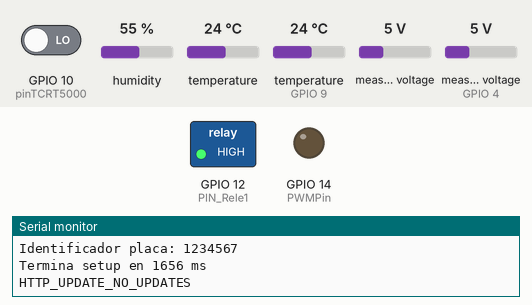
Bench run of a sketch on a simulated ESP8266 (NodeMCU). Parts: switched loads named in the sketch (green lamp = pin HIGH), output pins drawn as LEDs (lit = HIGH), the last lines printed to the serial monitor. The test bench sets the inputs (shaded band); at power-on: temperature 24 °C, temperature (sensor on GPIO 9) 24 °C, GPIO 10 (pinTCRT5000) LOW, humidity 55 %, measured voltage 5 V, measured voltage (sensor on GPIO 4) 5 V. WiFi joins after 1.5 s; servers stay silent unless stated; no MQTT or app messages arrive unless stated.

Above: at 3.0 s.
3.1 s: temperature (sensor 0) set to 28 °C
At 7.2 s:
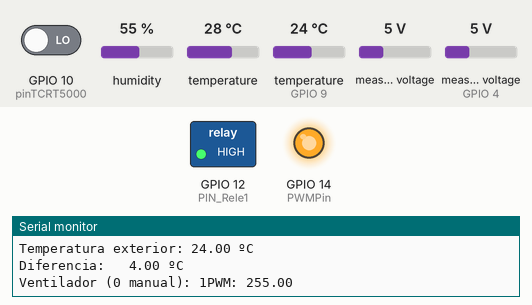
8.1 s: temperature (sensor on GPIO 9) set to 28 °C
At 14.3 s:
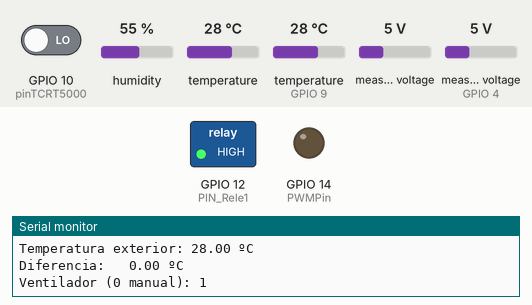
25.7 s: temperature (sensor 0) set to 33 °C
At 27.3 s:
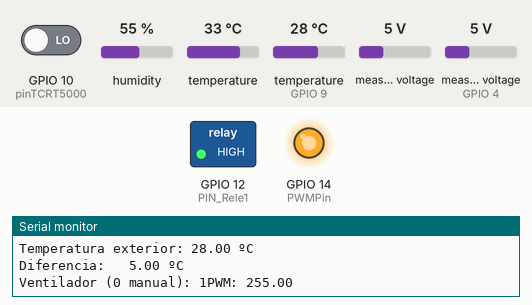
28.5 s: temperature (sensor 0) set to 12 °C
At 34.5 s:
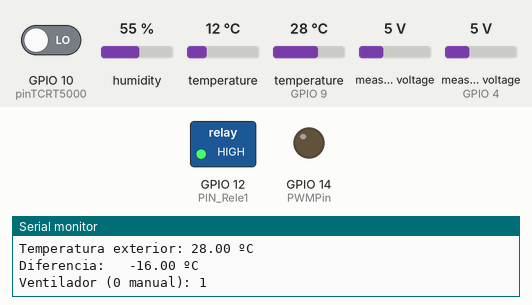
Timing chart, 0 to 36.0 s (numbered marks = the images above; inputs shaded):
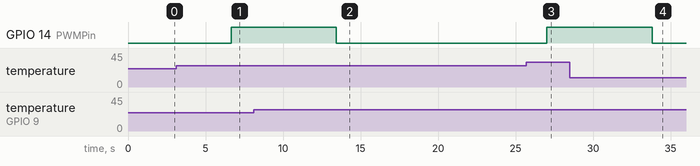

The sketch:

Programa_Arduino.ino
```cpp
//-----------------------------------------------------
//Incluimos librerías para el WiFi de la placa Arduino ESP8266, para MQTT y para poder crear y recibir JSON
#include <ESP8266WiFi.h>
#include <ESP8266httpUpdate.h>
#include <SimpleTimer.h> //repetitive tasks
#include <WiFiClientSecure.h>
#include <PubSubClient.h>
#include <ArduinoJson.h>
//-----------------------------------------------------
//Todo esto es para el sensor de temperatura DS18B20, el cual se encarga de leer la temperatura que hay fuera de la cabina
#include <OneWire.h>
#include <DallasTemperature.h>

// Instancia al timer creado para rutina de actualización
SimpleTimer timerManager; //timer declaration
#define OTA_URL             "https://huertociencias.uma.es/esp8266-ota-update"
#define HTTP_OTA_VERSION      String(__FILE__).substring(String(__FILE__).lastIndexOf('\\')+1) + ".nodemcu"
// Pin donde se conecta el bus 1-Wire
const int pinDatosTempExt = 9;

// Instancia a las clases OneWire y DallasTemperature
OneWire oneWireObjeto(pinDatosTempExt);
DallasTemperature sensorDS18B20(&oneWireObjeto);
//-----------------------------------------------------
//Este apartado corresponde al sensor de temperatura que está situado dentro de la cabina DHT22
#include "DHTesp.h"
DHTesp dht;
ADC_MODE(ADC_VCC);
#include <Wire.h>
//-----------------------------------------------------
//La siguiente librería nos permite utilizar el sensor INA219 para la letura de los voltajes
#include <Adafruit_INA219.h>
//A continuación, presentamos los dos sensores INA219 que vamos a utilizar, ya que vamos a usar un único PIN de la placa Arduino
//para estos sensores, esto va a ser prosible gracias a I2C
Adafruit_INA219 ina219_1(0x40);
Adafruit_INA219 ina219_2(0x44);
//-----------------------------------------------------
//Definimos a cotinuación el PIN al cual conectaremos el sensor TCRT5000, que es el encargado de detectar si la puerta de la cabina
//se encuentra abierta o cerrada
const int pinTCRT5000 = 10;
//-----------------------------------------------------
//Ahora vamos a definir el PIN de la placa Arduino al que vamos a conectar el sensor TCRT5000, que es el Relé cuya función va a ser
//la de reiniciar la placa RaspBerry del Huerto
int PIN_Rele1=12;
int control_1=1;
int control_1_ant=1;
//-----------------------------------------------------
//Declaramos e inicializamos la variable que controlará el ventilador (modo automatico o manual)
int control_ventilador=1; //Inicializamos el control en modo automatico
float porcentaje_ventilador=0; //Inicializamos la intensidad del ventilador en modo manual al 0%
int baremos_temperatura=2; //Inicializamos el baremo en 2 grados centígrados
//-----------------------------------------------------
//Pin por donde saldrá la señal PWM para regular el ventilador
int PWMPin = 14;
//-----------------------------------------------------
//Ahora creamos una estructura que será un registro de datos donde incorporaremos varios datos que observamos a continuación
struct registro_datos {
        float caida_tension_12V;
        float caida_tension_24V;
        float temperatura_interior;
        float temperatura_exterior;
        float humedad;
        int movimiento;
        String IP;
        float porcentaje_ventilador;
        float PWM;
        int baremo;
        float dif;
        };


struct registro_datos_puerta{
        int movimiento;
        };


WiFiClientSecure wClient;
PubSubClient mqtt_client(wClient);

#define Huerto

#ifdef Huerto
#define ssid "huerticawifi"
#define password "4cc3sshu3rt1c4"
#define mqtt_server "huertociencias.uma.es"
#define mqtt_user "huerta"
#define mqtt_pass "accesohuertica"
#define MQTT_PORT 8163

#endif

char ID_PLACA[16];
//-----------------------------------------------------
// Esta funcion va a ser la que usemos para que se establezca la conexion WiFi
void conecta_wifi() {
  Serial.printf("\nConnecting to %s:\n", ssid);

  WiFi.mode(WIFI_STA);
  WiFi.begin(ssid, password);

  while (WiFi.status() != WL_CONNECTED) {
    delay(200);
    Serial.print(".");
  }
  wClient.setInsecure();
  wClient.setTimeout(12);
  Serial.printf("\nWiFi connected, IP address: %s\n", WiFi.localIP().toString().c_str());
}
//-----------------------------------------------------
// Esta funcion va a ser la que usemos para que se establezca la conexion MQTT
  void conecta_mqtt() {
  char cadenaConectado[128];  // cadena de 128 caracteres
  char cadenaDesconectado[128];  // cadena de 128 caracteres
  char prueba_mqtt[128];
  // A continuación, creamos una cadena de caracteres de 128 de longitud donde guardaremos
  // el mensaje de ultima voluntad indicando que nos hemos desconectado repentinamente
  snprintf(cadenaConectado, 128,"{\"online\": false}");
  snprintf(cadenaDesconectado, 128,"{\"online\": true}");
  snprintf(prueba_mqtt, 128,"Conexion establecida");
  // Mienrtas que no establezcamos la conexion no saldremos del bucle
  while (!mqtt_client.connected()) {
    Serial.print("Attempting MQTT connection...");
    // Attempt to connect
    if (mqtt_client.connect(ID_PLACA,mqtt_user,mqtt_pass,"II3/ESP3097139/conexion",2,true,cadenaDesconectado)) {
      Serial.printf(" conectado a broker: %s\n",mqtt_server);
      mqtt_client.subscribe("huerta/Control_reles");
      mqtt_client.subscribe("huerta/Control_ventilador");
      mqtt_client.publish("huerta/DHT22_conexion_establecida",prueba_mqtt);
    } else {
      Serial.printf("failed, rc=%d  try again in 5s\n", mqtt_client.state());
      // Wait 5 seconds before retrying
      delay(5000);
    }
  }
}
//-----------------------------------------------------
//Con la siguiente funcion conseguiremos crear un Json para poder enviarlo por MQTT
String serializa_JSON (struct registro_datos datos)
    {
      StaticJsonDocument<512> jsonRoot;
      String jsonString;

      //jsonRoot["Conexion"] = "prueba";
      //jsonRoot["WiFi"] = "prueba2";
      jsonRoot["IP_Emisor"] = datos.IP;

      JsonObject Ventilador=jsonRoot.createNestedObject("Ventilador");
      Ventilador["%Intensidad"] = datos.porcentaje_ventilador;
      Ventilador["PWM"] = datos.PWM;
      Ventilador["Baremo"]=datos.baremo;
      Ventilador["dif"]=datos.dif;

      JsonObject DHT22=jsonRoot.createNestedObject("DHT22");
      DHT22["temp_interior"] = datos.temperatura_interior;
      DHT22["hum"] = datos.humedad;

      JsonObject DS18B20=jsonRoot.createNestedObject("DS18B20");
      DS18B20["temp_exterior"] = datos.temperatura_exterior;

      JsonObject INA219=jsonRoot.createNestedObject("INA219");
      INA219["Tension_12V"] = datos.caida_tension_12V;
      INA219["Tension_24V"] = datos.caida_tension_24V;

      JsonObject TCRT5000=jsonRoot.createNestedObject("TCRT5000");
      TCRT5000["Puerta"] = datos.movimiento;

      serializeJson(jsonRoot,jsonString);
      return jsonString;
    }
//-----------------------------------------------------
String serializa_JSON_puerta(struct registro_datos_puerta datos_puerta)
{
      StaticJsonDocument<512> jsonRoot;
      String jsonString;

      JsonObject Puerta=jsonRoot.createNestedObject("Puerta");
      Puerta["Movimiento"] = datos_puerta.movimiento;

      serializeJson(jsonRoot,jsonString);
      return jsonString;
}
//-----------------------------------------------------
  void callback(char* topic, byte* payload, unsigned int length) {
  char *mensaje = (char *)malloc(length+1); // reservo memoria para copia del mensaje
  strncpy(mensaje, (char*)payload,length); // copio el mensaje en cadena de caracteres
  Serial.printf("Mensaje recibido [%s] %s\n", topic, mensaje);
  if(strcmp(topic, "huerta/Control_reles")==0) {

    StaticJsonDocument<512> root; // el tamaño tiene que ser adecuado para el mensaje
    // Deserialize the JSON document
    DeserializationError error = deserializeJson(root, mensaje,length);

    // Compruebo si no hubo error
    if (error) {
      Serial.print("Error deserializeJson() failed: ");
      Serial.println(error.c_str());
    }
    else
    if(root.containsKey("control_1"))  // comprobar si existe el campo/clave que estamos buscando
    {
      digitalWrite(PIN_Rele1, root["control_1"]);
      if(root["control_1"]==0)
      {
      delay(1500);
      digitalWrite(PIN_Rele1, 1);
      const char* apagar="desconectar rele";
      mqtt_client.publish("huerta/Reinicializacion_done",apagar);
      }
    }
    else
    {
      Serial.print("Error : ");
      Serial.println("\"control_!\" or \"control_!\" key not found in JSON");
    }

  }
//Ahora pasamos al control del ventilador por MQTT
  if(strcmp(topic, "huerta/Control_ventilador")==0) {

    StaticJsonDocument<512> root; // el tamaño tiene que ser adecuado para el mensaje
    // Deserialize the JSON document
    DeserializationError error = deserializeJson(root, mensaje,length);

    // Compruebo si no hubo error
    if (error) {
      Serial.print("Error deserializeJson() failed: ");
      Serial.println(error.c_str());
    }
    else
    if(root.containsKey("ventilador"))  // comprobar si existe el campo/clave que estamos buscando
    {
      //Si el valor que llega por "ventilador" es '1', el modo automatico está activo, si es '0', el manual
      control_ventilador=root["ventilador"];
      if(control_ventilador==1)
      {
        const char* mensaje_ventilador="modo AUTOMATICO activo";
        mqtt_client.publish("huerta/Modo_Control_Ventilador",mensaje_ventilador);
        baremos_temperatura=root["baremos_temperatura"];
        Serial.println(" "); Serial.print("Baremo de:   "); Serial.print(baremos_temperatura); Serial.println("ºC");
      }
      if(control_ventilador==0)
      {
        porcentaje_ventilador=root["porcentaje_ventilador"];
        const char* mensaje_ventilador="modo MANUAL activo";
        mqtt_client.publish("huerta/Modo_Control_Ventilador",mensaje_ventilador);
        Serial.println(" "); Serial.print("Intensidad al:   "); Serial.print(porcentaje_ventilador); Serial.println("%");
      }

    }
    else
    {
      Serial.print("Error : ");
      Serial.println("\"ventilador\" key not found in JSON");
    }

  }
  free(mensaje);
  }
//-----------------------------------------------------
//     SETUP
//-----------------------------------------------------
void setup() {
  Serial.begin(115200);
  Serial.println();
  Serial.println("Empieza setup...");
  pinMode(pinTCRT5000,INPUT);
  dht.setup(0, DHTesp::DHT22); // Connect DHT22 sensor to GPIO 0
  sprintf(ID_PLACA, "%d", ESP.getChipId());
  conecta_wifi();
  mqtt_client.setServer(mqtt_server, MQTT_PORT);
  mqtt_client.setBufferSize(512); // para poder enviar mensajes de hasta X bytes

  mqtt_client.setCallback(callback);

  conecta_mqtt();

  Serial.printf("Identificador placa: %s\n", ID_PLACA );
  Serial.printf("Termina setup en %lu ms\n\n",millis());
  // Iniciamos el timer  y buscamos actualización OTA
  checkForUpdates();
  timerManager.setInterval(10L * 60000L, checkForUpdates); // Look for update each 10'
  // Iniciamos el bus 1-Wire
  sensorDS18B20.begin();
  //Inicializamos pines de los reles
  pinMode(PIN_Rele1, OUTPUT);
  digitalWrite(PIN_Rele1, HIGH);
}
//-----------------------------------------------------
#define TAMANHO_MENSAJE 128
unsigned long ultimo_mensaje=0;
unsigned long ultimo_mensaje_puerta=0;
//-----------------------------------------------------
//     LOOP
//-----------------------------------------------------
void loop() {
  delay(dht.getMinimumSamplingPeriod());
  if (!mqtt_client.connected()) conecta_mqtt();
  mqtt_client.loop(); // esta llamada para que la librería recupere el control
  unsigned long ahora = millis();
  uint32_t currentFrequency;

  if (! ina219_1.begin()) {
    Serial.println("Failed to find INA219_1 chip");
    while (1) { delay(10); }
  }
  if (! ina219_2.begin()) {
    Serial.println("Failed to find INA219_2 chip");
    while (1) { delay(10); }
  }


if (ahora - ultimo_mensaje >= 5000) {
    char mensaje[TAMANHO_MENSAJE];
    ultimo_mensaje = ahora;
    //snprintf (mensaje, TAMANHO_MENSAJE, "Mensaje enviado desde %s en %6lu ms", ID_PLACA, ahora);
    //Serial.println(mensaje);

    struct registro_datos datos;

    datos.IP=WiFi.localIP().toString().c_str();

    datos.movimiento = digitalRead(pinTCRT5000);

    datos.humedad = dht.getHumidity();
    datos.temperatura_interior = dht.getTemperature();

    datos.caida_tension_12V= ina219_1.getBusVoltage_V();
    datos.caida_tension_24V= ina219_2.getBusVoltage_V();

    Serial.printf("Temperatura interior: %f\n",datos.temperatura_interior);
    Serial.printf("Humedad: %f\n",datos.humedad);

    Serial.print("Tension VCC_12V:   "); Serial.print(datos.caida_tension_12V); Serial.println(" V");

    Serial.print("Tension VCC_24V:   "); Serial.print(datos.caida_tension_24V); Serial.println(" V");

    Serial.print("Puerta ('0' cerrada '1' abierta)= ");
    Serial.print(datos.movimiento);

    Serial.println("\n");

    // Mandamos comandos para toma de temperatura a los sensores (temperatura exterior)
    sensorDS18B20.requestTemperatures();
    // Leemos y mostramos los datos del sensor DS18B20
    datos.temperatura_exterior=sensorDS18B20.getTempCByIndex(0);
    Serial.print("Temperatura exterior: ");
    Serial.print(datos.temperatura_exterior);
    Serial.println(" ºC");
    float diferencia=datos.temperatura_interior-datos.temperatura_exterior;

    Serial.print("Diferencia:   "); Serial.print(diferencia); Serial.println(" ºC");
    //Ahora vamos a comenzar con el desarrollo del ventilador, tanto en modo automático como en modo manual:
    datos.baremo=baremos_temperatura; //El baremo es una variable que aunque en un modo no se use, no podemos eliminar:
    //Si control_ventilador==0 el modo es MANUAL
    //MODO MANUAL
    Serial.print("Ventilador (0 manual): ");
    Serial.print(control_ventilador);
    if(control_ventilador==0)
    {
      datos.porcentaje_ventilador=porcentaje_ventilador;
      datos.PWM=(porcentaje_ventilador/100)*255;
      analogWrite(PWMPin, datos.PWM);
    }
    //Si control_ventilador==0 el modo es AUTOMATICO
    //MODO AUTOMATICO
    //Para este modo, destacamos que tenemos dos sensores, uno fuera y otro dentro, de manera que existe una diferencia de temperatura
    //esta diferencia va a ser usada para establecer la intensidad de funcionamiento del ventilador
    else if(control_ventilador==1)
    {
      if (diferencia>0)
      {
        if (diferencia>baremos_temperatura)
        {
          datos.PWM=255;
          Serial.print("PWM: ");
          Serial.print(datos.PWM);
        }
        else
        {
          datos.PWM= (diferencia*255)/(baremos_temperatura);
          Serial.print("PWM:  ");
          Serial.print(datos.PWM);
        }

      }
      else
      {
        datos.PWM=0;
      }
      analogWrite(PWMPin, datos.PWM);
      datos.porcentaje_ventilador=datos.PWM/255;
    }
    datos.dif=diferencia;
    mqtt_client.publish("huerta/Informacion",serializa_JSON(datos).c_str());
  }
  if (ahora - ultimo_mensaje_puerta >= 1000)
  {
     ultimo_mensaje_puerta=ahora;
     struct registro_datos_puerta datos_puerta;
     datos_puerta.movimiento = digitalRead(pinTCRT5000);
     mqtt_client.publish("huerta/Informacion_puerta",serializa_JSON_puerta(datos_puerta).c_str());
  }
  timerManager.run();
}

void checkForUpdates() {
  // wait for WiFi connection
  if ((WiFi.status() == WL_CONNECTED)) {
    ESPhttpUpdate.setLedPin(LED_BUILTIN, LOW);
    // Add optional callback notifiers
    ESPhttpUpdate.onStart(update_started);
    ESPhttpUpdate.onEnd(update_finished);
    ESPhttpUpdate.onProgress(update_progress);
    ESPhttpUpdate.onError(update_error);
    t_httpUpdate_return ret = ESPhttpUpdate.update(wClient, OTA_URL, HTTP_OTA_VERSION);
    switch (ret) {
      case HTTP_UPDATE_FAILED:
        Serial.printf("HTTP_UPDATE_FAILD Error (%d): %s\n", ESPhttpUpdate.getLastError(), ESPhttpUpdate.getLastErrorString().c_str());
        break;

      case HTTP_UPDATE_NO_UPDATES:
        Serial.println("HTTP_UPDATE_NO_UPDATES");
        break;

      case HTTP_UPDATE_OK:
        Serial.println("HTTP_UPDATE_OK");
        break;
    }
  }
}

/***********************************************************************
   UTILITY FUNCTIONS
***********************************************************************/

void update_started() {
  Serial.println("CALLBACK:  HTTP update process started");
}

void update_finished() {
  Serial.println("CALLBACK:  HTTP update process finished");
}

void update_progress(int cur, int total) {
  Serial.printf("CALLBACK:  HTTP update process at %d of %d bytes...\n", cur, total);
}

void update_error(int err) {
  Serial.printf("CALLBACK:  HTTP update fatal error code %d\n", err);
}
```

Measured:
- after the input at 3.1 s, GPIO 14 (PWMPin): LOW → HIGH after 3.6 s
- after the input at 8.1 s, GPIO 14 (PWMPin): HIGH → LOW after 5.3 s
- after the input at 25.7 s, GPIO 14 (PWMPin): LOW → HIGH after 1.3 s
- after the input at 28.5 s, GPIO 14 (PWMPin): HIGH → LOW after 5.3 s
